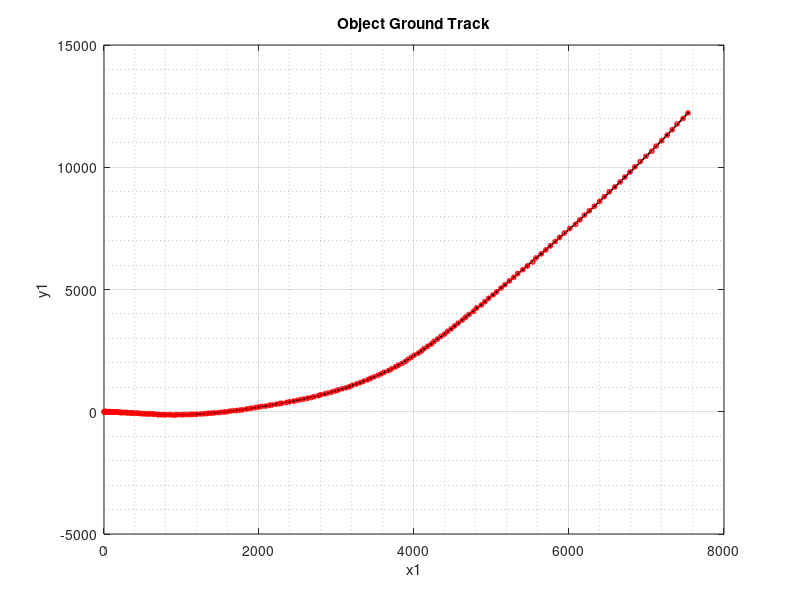
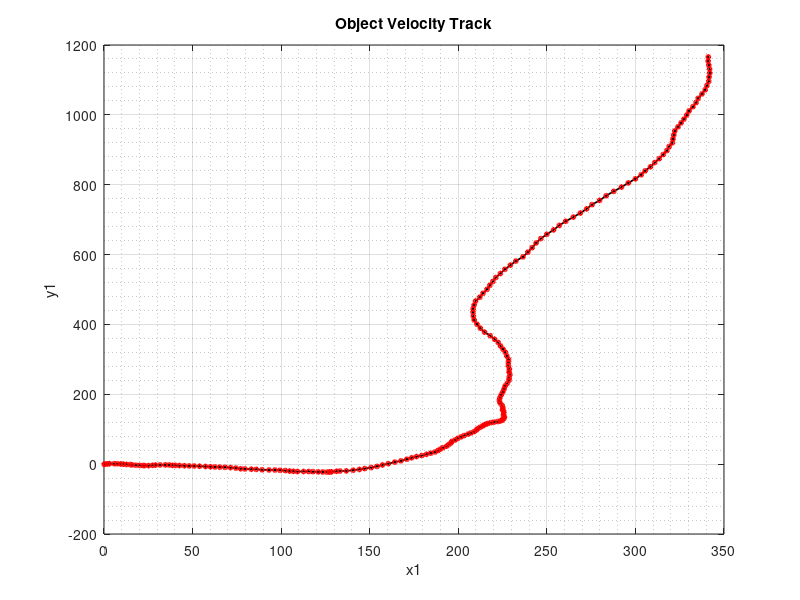
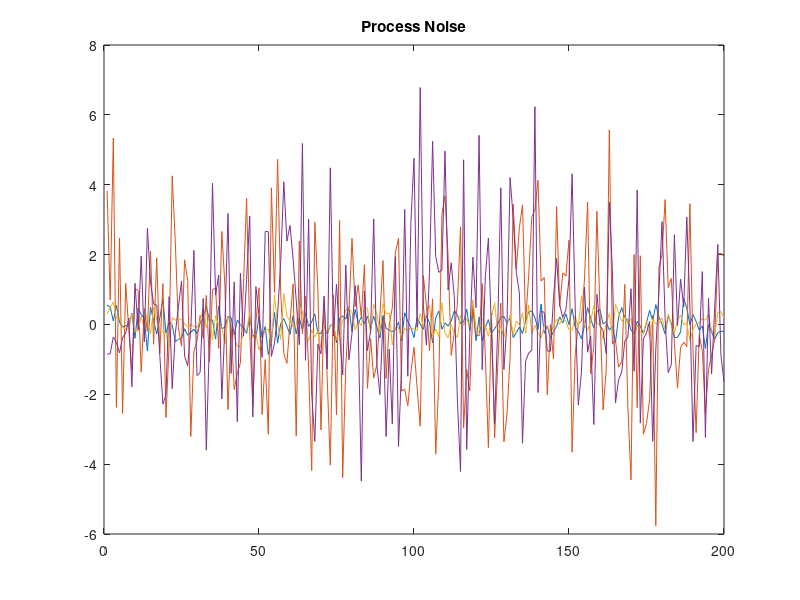
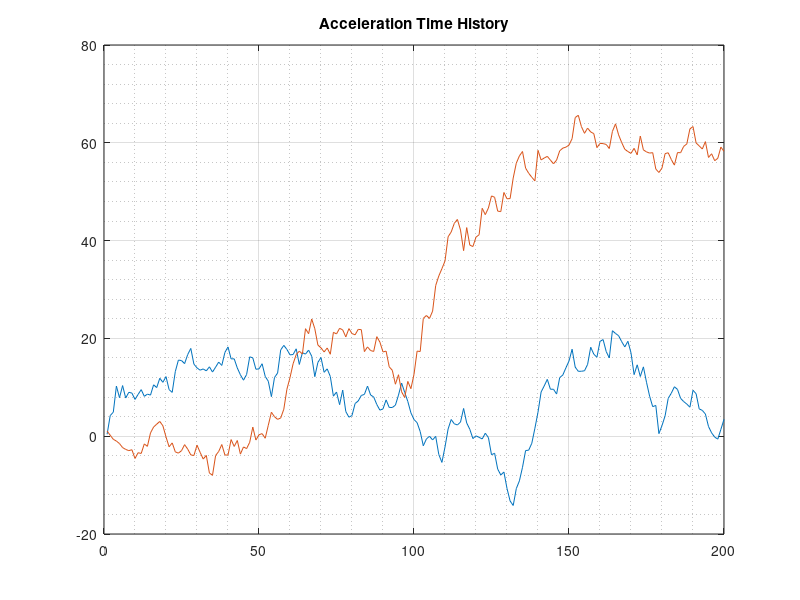

These figures' MATLAB source, in order:
%% Make Data
% 
% This script generates the true state time history, measurements, and
% initial state guess for the example filter in "Filter_Q_Example.m".
% 
% This script serves as a brief tutorial on tuning the Process Noise 
% Covariance for a Kalman Filter. Recall that the Kalman Filter is, for 
% linear processes, the optimal Maximum Likelihood and Minimum Mean 
% Squared Error estimator for the system described by:
% 
%   x(k+1) = F*x(k) + Gamma*v(k)        - State Transition
%   z(k+1) = H*x(k+1) + w(k+1)          - Measurement
% 
% In this example, a vehicle will be driving on a road in two dimensions.
% The vehicle state will be modeled as the x1 and x2 position, velocity,
% and acceleration components.
% 
% The point of this script is to show what it means that the Process Noise
% Covariance (Q) needs to be tuned. It's not like the Measurement Noise
% Covariance (R) that can be measured by taking the standard deviation of
% sensor errors. There are rules of thumb to guess Q, but beyond that
% there's no theoretical way to do it. I think that it would probably be a
% good problem for machine learning.
% 
% @author: Matt Marti
% @date: 2018-12-16

clear, clc


%% Governing System Parameters
% In this example, we'll assume we're measuring a car with a GPS. So the
% system will essentially be x and y positions, velocities, accelerations.
% The state will take the form:
% 
%   x(k) = [ x1; v1; a1; x2; v2; a2 ]
% 
% Measurements will take the form:
% 
%   z(k) = [ x1; v1; x2; v2 ]
% 
% Let the standard deviation of GPS be 5 meters for position, and 0.001 m/s
% for velocity. This is essentially a loosely coupled GPS Filter, meaning
% we are using position and velocity measurements instead of pseudorange
% and Doppler.

% Measurement Delta Time
dt = .2;

% F - State Transition Matrix
% x = [ x1; v1; a1; x2; v2; a2 ]
F = [ 1,  dt,  dt^2/2, 0,  0,   0,      ; ...
      0,  1,   dt,     0,  0,   0,      ; ...
      0,  0,   1,      0,  0,   0,      ; ...
      0,  0,   0,      1,  dt,  dt^2/2, ; ...
      0,  0,   0,      0,  1,   dt,     ; ...
      0,  0,   0,      0,  0,   1,      ];
  
% H - Measurement Model
% z = [ x1; v1; x2; v2 ]
H = [ 1, 0, 0, 0, 0, 0 ;...
      0, 1, 0, 0, 0, 0 ;...
      0, 0, 0, 1, 0, 0 ;...
      0, 0, 0, 0, 1, 0 ];

% R - Measurement Noise Covariance
R = [ 5^2,  0,        0,    0       ; ...
      0,    0.001^2,  0,    0       ; ...
      0,    0,        5^2,  0       ; ...
      0,    0,        0,    0.001^2 ];


%% Process Noise
% These need to be chosen correctly to get better estimates. Try different
% values to see how they improve or worsen the Chi-Squared Distribution
% tests.
% 
% The way things are set up here, process noise affects velocity and
% acceleration.

% Gamma - Process Noise Gain
% This is the partial derivative of the state transition function with
% respect to the process noise terms. Essentially, it lets you add the
% process noise to the state. The purpose of this matrix is more obvious
% for non-linear functions and the Extended Kalman Filter.
Gamma = [ 0,  0,  0,  0 ; ...
          1,  0,  0,  0 ; ...
          0,  1,  0,  0 ; ...
          0,  0,  0,  0 ; ...
          0,  0,  1,  0 ; ...
          0,  0,  0,  1 ];

% Q - Process Noise Covariance
% This is the real important part. These values are assumed, and there's no
% solid theoretical way to get them. Hence, a machine learning technique
% could be used to guess them to get the filter to work right. Not knowning
% this matrix also extends to it's dimension. For example, here there is no
% prcoess noise for position, but whose to say the car isn't slipping? Is
% the noise correlated (elements off the diagonal)?
Q = [ 0.09,  0,  0,     0  ; ...
      0,     4,  0,     0  ; ...
      0,     0,  0.09,  0  ; ...
      0,     0,  0,     4  ];

% As an alternative, you can try to switch between the Q values below
% Q = 0.0001*Q;
% Q = 0.001*Q;
% Q = 0.01*Q;
% Q = 0.1*Q;
% Q = 10*Q;
% Q = 100*Q;
% Q = 1000*Q;
% Q = 10000*Q;
% Q = 0.001*eye(4);
% Q = 0.01*eye(4);
% Q = 0.1*eye(4);
% Q = 1*eye(4);
% Q = 10*eye(4);
% Q = 100*eye(4);
% Q = 1000*eye(4);


%% Run Filter on System

N = 200;
nx = 6;
nv = 4;
nz = 4;

% Initial state
x0 = [ 2; .3; -0.005; -1; -.2; .002 ];

% Generate True Measurment Noise
Sr = chol(R)';
whist = Sr*randn(nz,N);

% Generate True Process Noise
Sq = chol(Q)';
v0 = Sq*randn(nv,1);
vhist = Sq*randn(nv,N);
figure(4)
plot(vhist');
title('Process Noise');

% Preallocate data arrays
xhist = zeros(nx,N);
zhist = zeros(nz,N);

% Generate data
xk = x0;
vk = v0;
for kp1 = 1:N
    
    % Current state data
    wkp1 = whist(:,kp1);
    
    % Compute process
    xkp1 = F*xk + Gamma*vk;
    zkp1 = H*xkp1 + wkp1;
    
    % Save data
    xhist(:,kp1) = xkp1;
    zhist(:,kp1) = zkp1;
    
    % Iterate state data
    xk = xkp1;
    vk = vhist(:,kp1);
end
% xhist = xhist([1:3,5:7],:);


%% Save Output

% Ground Track Plot
figure(1)
hold off
plot(xhist(1,:), xhist(4,:),'k.-', 'linewidth', 1.25, 'markersize', 5);
hold on
plot(zhist(1,:), zhist(3,:),'ro', 'linewidth', 1.25, 'markersize', 3);
title('Object Ground Track');
xlabel('x1');
ylabel('y1');
grid on, grid minor

% Velocity Hist
figure(3)
hold off
plot(xhist(2,:), xhist(5,:),'k.-', 'linewidth', 1.25, 'markersize', 5);
hold on
plot(zhist(2,:), zhist(4,:),'ro', 'linewidth', 1.25, 'markersize', 3);
title('Object Velocity Track');
xlabel('x1');
ylabel('y1');
grid on, grid minor

% Accerlation Hist
figure(5)
hold off
plot(xhist([3,6],:)');
title('Acceleration Time History');
grid on, grid minor

save zhist zhist
save xhist xhist